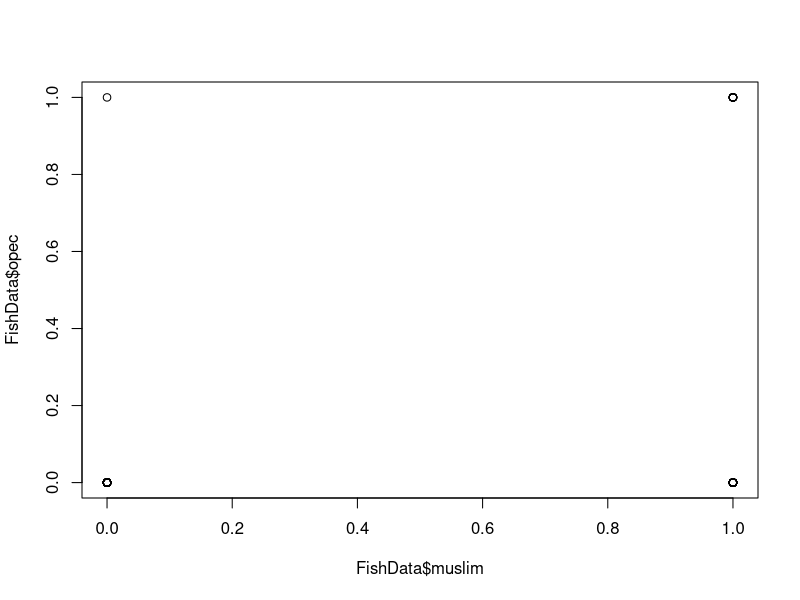
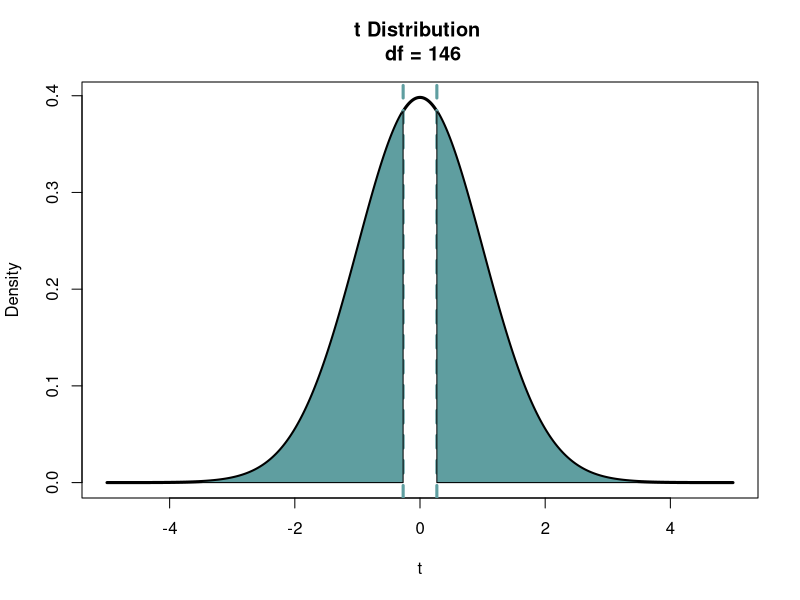
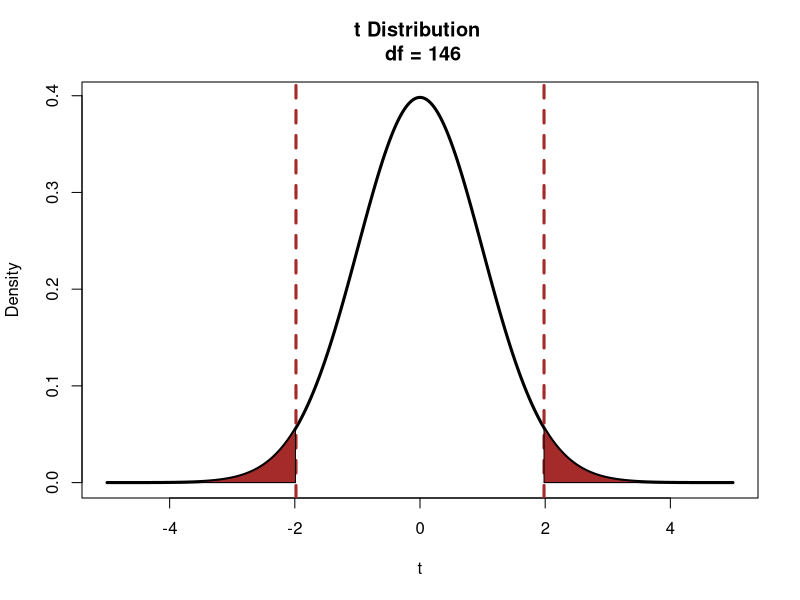

R code for these plots, in order: (Note: this script raises an error after producing the figures.)
###################################
###           R Lab 5           ###
###   Multivariate Regression   ###
###################################


# Start by loading in our favorite packages
library(here)
library(tidyverse)
library(broom)

# We are going to use the same Fish data set as last week.
FishData <- read_csv(here("week-4", "data", "fish.csv"))
head(FishData)


### First, let's talk about dummy variables ###
### (This came up on some of your HW4s)     ###

# Question: Are Muslim-majority countries more likely to
# belong to OPEC compared to other countries?

table(FishData$opec)
table(FishData$muslim)
plot(FishData$muslim, FishData$opec) # AHHHHHHH

# Nevertheless, it's OK to do this:
mod <- lm(opec ~ muslim, data = FishData)
summary(mod)

# In this case, the slope 0.199868 means that
# Muslim-majority countries were .2 more likely
# (20 percentage points more likely) to belong 
# to OPEC, compared to other countries

mean(FishData$opec[FishData$muslim == 0])


# How would we interpret the slope in this mode?
# What about the intercept?
mod2 <- lm(growth ~ postcom, data = FishData)
summary(mod2)


# Can we find similar results without using lm()?

mean(FishData$growth[FishData$postcom == 1])


### Multivariate Regressions ###

# In order to run a regression on multiple IVs at once, we can use
# the same function as before, and we just separate the IVs with a "+"
# fhrev = b0 + b1 * income + b2 * elf + e
mod <- lm(fhrev ~ income + elf, data = FishData)
summary(mod)

# Under the hood, R is basically doing this:
Y <- FishData$fhrev
X <- cbind(1, FishData$income, FishData$elf)
solve(t(X) %*% X) %*% t(X) %*% Y



### Preview of the Variance-Covariance Matrix ##

# We will talk about this a lot more in lecture next week, but the
# variance-covariance matrix estimates the covariance between our
# regression coefficients
vcov(mod)

# Note that it is the same thing as this:
# sigma^2 (X'X)^1
(sum(mod$residuals^2)/mod$df.residual) * solve(t(X) %*% X)


# The diagonals are the variances of the coefficients
sqrt(diag(vcov(mod)))
tidy(mod)

# The takeaway: (X'X)^1 matrix is hard to calculate by hand, but it is really
#               important because it gives us both our estimates of the
#               coefficients, and the standard errors for those estimates.
#               This is going to allow us to do hypothesis testing next week

# Betas:
betas <- solve(t(X) %*% X) %*% t(X) %*% Y
betas
tidy(mod)$estimate

# SEs:
ses <- sqrt(diag((sum(mod$residuals^2)/mod$df.residual) * solve(t(X) %*% X)))
ses
tidy(mod)$std.error

# t-values:
t_stats <- (solve(t(X) %*% X) %*% t(X) %*% Y) / (sqrt(diag((sum(mod$residuals^2)/mod$df.residual) * solve(t(X) %*% X))))
t_stats
betas / ses
tidy(mod)$statistic

# p-values:
p_vals <- 2*pt(-abs((solve(t(X) %*% X) %*% t(X) %*% Y) / (sqrt(diag((sum(mod$residuals^2)/mod$df.residual) * solve(t(X) %*% X))))), df=146)
p_vals
2 * pt(-abs(t_stats), df = mod$df.residual)
tidy(mod)$p.value


# Visualizing where p-values come from again:

# The coefficient for the intercept
intercept_t <- t_stats[1]
intercept_t

x = seq(-5, 5, by = 0.01)
plot(
  x = x,
  y = dt(x, df = mod$df.residual),
  type = "l",
  lwd = 3,
  xlab = "t",
  ylab = "Density",
  main = paste("t Distribution \n df =", mod$df.residual)
)
abline(v = abs(intercept_t), lwd = 3, lty = 2, col = "cadetblue")
abline(v = intercept_t, lwd = 3, lty = 2, col = "cadetblue")
x1 <- seq(-5, intercept_t, by = 0.01)
polygon(c(x1, rev(x1)), c(dt(x1, df = mod$df.residual), rep(0, length(x1))), col="cadetblue")
x2 <- seq(abs(intercept_t), 5, by = 0.01)
polygon(c(x2, rev(x2)), c(dt(x2, df = mod$df.residual), rep(0, length(x2))), col="cadetblue")


# The coefficient for beta on elf
elf_t <- t_stats[3]
elf_t

x = seq(-5, 5, by = 0.01)
plot(
  x = x,
  y = dt(x, df = mod$df.residual),
  type = "l",
  lwd = 3,
  xlab = "t",
  ylab = "Density",
  main = paste("t Distribution \n df =", mod$df.residual)
)
abline(v = abs(elf_t), lwd = 3, lty = 2, col = "brown")
abline(v = elf_t, lwd = 3, lty = 2, col = "brown")
x1 <- seq(-5, elf_t, by = 0.01)
polygon(c(x1, rev(x1)), c(dt(x1, df = mod$df.residual), rep(0, length(x1))), col="brown")
x2 <- seq(abs(elf_t), 5, by = 0.01)
polygon(c(x2, rev(x2)), c(dt(x2, df = mod$df.residual), rep(0, length(x2))), col="brown")


### Singular Matrices ###

# Suppose we added a new variable that is equal to 1 minus the
# country's elf score
FishData$one_minus_elf <- 1 - FishData$elf

mod <- lm(fhrev ~ income + elf + one_minus_elf, data = FishData)
summary(mod)

# R cannot estimate this model, and ends up estimating the same model
# that we had before (without the one_minus_elf term)

# The reason is that R is not able to invert the matrix:

Y <- FishData$fhrev
X <- cbind(1, FishData$income, FishData$elf, FishData$one_minus_elf)
t(X) %*% X
det(t(X) %*% X)             # The determinant is zero!
solve(t(X) %*% X)           # So it is impossible to invert this matrix

# The takeaway: You cannot have variables in your model that are 
#               *linear combinations* of other variables in your model


# However, it is ok to do this:

FishData$elf_squared <- FishData$elf ^ 2
mod <- lm(fhrev ~ income + elf + elf_squared, data = FishData)
summary(mod)

X <- cbind(1, FishData$income, FishData$elf, FishData$elf_squared)
det(t(X) %*% X)            # The determinant is greater than zero 
solve(t(X) %*% X)          # So the matrix is invertable this time



# How does this work with categorical variables?
FishData <- FishData %>% 
  mutate(income_level = ntile(income, n = 3),
         income_level = case_when(income_level == 1 ~ "low",
                                  income_level == 2 ~ "middle",
                                  income_level == 3 ~ "high"))

# "high" income level is the reference category
# It shows up in the intercept term
# We interpret the other coefficients in relation to it
mod <- lm(growth ~ income_level, data = FishData)
summary(mod)

# growth = a + b1 * income_levellow + b2 * income_levelmiddle + e


mean(FishData$growth[FishData$income_level == "low"])
